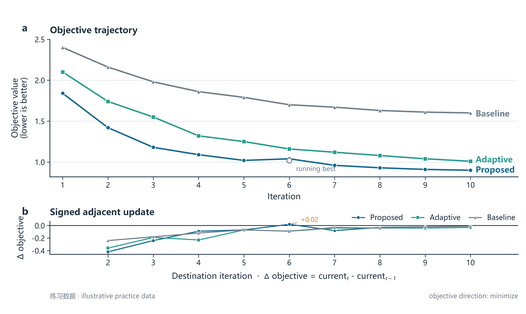
#> input picture workspace/quality_benchmark/round_03_nature_reference/qa_preview_single_column_89mm.png, 526 x 314 px
$ python qa_previews.py --source qa_preview_single_column_89mm.png --output-dir out
#> lines starting #> are read from the running program, lines starting #| are printed output that depends on the picture
"""Create fixed-width paper-placement previews from the rendered PNG."""

from __future__ import annotations

import argparse
from pathlib import Path

from PIL import Image


def make_preview(source: Path, destination: Path, width_mm: float, dpi: int) -> None:
    """Downsample without changing the source aspect ratio or data."""
#> called with width_mm = 89, dpi = 150

    with Image.open(source) as image:
#> image is the input picture: PIL image 526x314 RGBA; mean R, G, B, A 246.1, 248, 248.6, 255
        width_px = round(width_mm / 25.4 * dpi)
        height_px = round(image.height * width_px / image.width)
#> height_px = 314
        preview = image.resize((width_px, height_px), Image.Resampling.LANCZOS)
        preview.save(destination, format="PNG", dpi=(dpi, dpi))


def main() -> None:
    parser = argparse.ArgumentParser(description=__doc__)
    parser.add_argument("--source", type=Path, required=True)
    parser.add_argument("--output-dir", type=Path, required=True)
    parser.add_argument("--dpi", type=int, default=150)
    args = parser.parse_args()
    args.output_dir.mkdir(parents=True, exist_ok=True)
    make_preview(
        args.source,
        args.output_dir / "qa_preview_single_column_89mm.png",
        89.0,
        args.dpi,
    )
    make_preview(
        args.source,
        args.output_dir / "qa_preview_double_column_180mm.png",
        180.0,
        args.dpi,
    )
#> call 2 of make_preview, with width_mm = 180, dpi = 150
#> in make_preview (call 2), `preview = image.resize((width_px, height_px), Image.Resampling.LANCZOS)`:
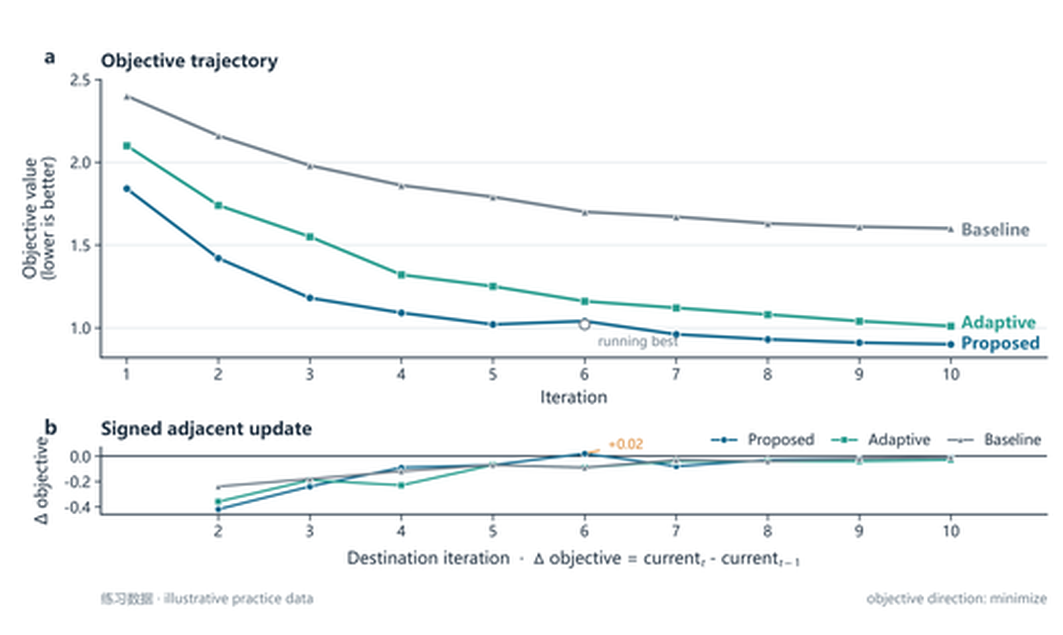
#> preview: PIL image 1063x635 RGBA; mean R, G, B, A 245.8, 247.7, 248.3, 255


if __name__ == "__main__":
    main()
